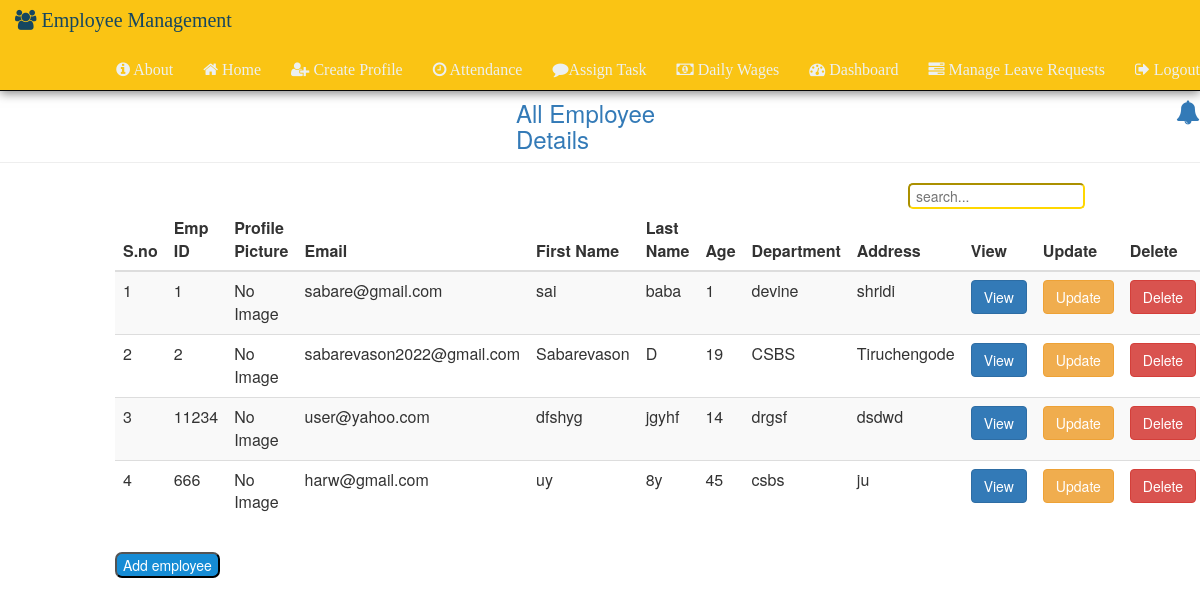
/home/ (signed in), run on the app's committed database.
### Admin_Panel/models.py (models this page shows, shortened)
class Emp_Data(models.Model):
    user = models.OneToOneField(User, on_delete=models.CASCADE, null=True, blank=True)
    EmpId=models.IntegerField(default="")
    Email=models.EmailField(max_length=50,default="")
    FirstName=models.CharField(max_length=50,default="")
    LastName=models.CharField(max_length=50,default="")
    Age=models.IntegerField(default="")
    Department=models.CharField(max_length=50,default="")
    Address=models.CharField(max_length=100,default="")
    ProfilePicture = models.ImageField(upload_to='profile_pictures/', null=True, blank=True)
    CTC = models.DecimalField(max_digits=10, decimal_places=2, default=0.00)
    GrossSalary = models.DecimalField(max_digits=10, decimal_places=2, default=0.00)

### Admin_Panel/views.py (the view, shortened to what this page needs)
# urls.py: path('home/',views.home,name="Home"),
def home(request):
    if request.user.is_superuser:
        mydata = Emp_Data.objects.all()
        return render(request, 'home.html', {'data': mydata})

### templates/Admin_Panel/home.html (shortened to what this page needs)
{% extends "index.html" %}
{% block content %}
    {% if user.is_authenticated and user.is_superuser %}
        <h3 class="page-header text-primary" style="padding-top: 5%; padding-left: 43%; display: flex;">All Employee Details
            <a href="{% url 'notify' %}" style="padding-left: 70%;">
            <i class="fa fa-bell shake-on-hover"></i>
        </a>
        </h3>
        <div class="d-flex justify-content-center pt-5">
            <div class="col-md-offset-1 col-md-10">
                {% if data %}
                <table class="table table-striped">
                    <input type="search" class="pull-right" id="search" placeholder=" search..." style="border-radius: 5px; border-color: gold; color: green;">
                    <thead>
                        <tr>
                            <th scope="col">S.no</th>
                            <th scope="col">Emp ID</th>
                            <th scope="col">Profile Picture</th>
                            <th scope="col">Email</th>
                            <th scope="col">First Name</th>
                            <th scope="col">Last Name</th>
                            <th scope="col">Age</th>
                            <th scope="col">Department</th>
                            <th scope="col">Address</th>
                            <th scope="col">View</th>
                            <th scope="col">Update</th>
                            <th scope="col">Delete</th>
                        </tr>
                    </thead>
                    <tbody id="table">
                        {% for rows in data %}
                        <tr>
                            <td>{{ forloop.counter }}</td>
                            <td>{{ rows.EmpId }}</td>
                            <td>
                                {% if rows.ProfilePicture %}
                                <img src="{{ rows.ProfilePicture.url }}" alt="Profile Picture" class="img-thumbnail" style="width:50px; height:50px;">
                                {% else %}
                                No Image
                                {% endif %}
                            </td>
                            <td>{{ rows.Email }}</td>
                            <td>{{ rows.FirstName }}</td>
                            <td>{{ rows.LastName }}</td>
                            <td>{{ rows.Age }}</td>
                            <td>{{ rows.Department }}</td>
                            <td>{{ rows.Address }}</td>
                            <td><a class="btn btn-primary" href="/view/{{ rows.id }}">View</a></td>
                            <td><a class="btn btn-warning" href="/update/{{ rows.id }}">Update</a></td>
                            <td><a class="btn btn-danger" href="/delete/{{ rows.id }}">Delete</a></td>
                        </tr>
                        {% endfor %}
                    </tbody>
                </table>
                <form action="{% url 'Add_Employee' %}" autocomplete="off" method="POST">
                    <input type="submit" value="Add employee" class="pull-left" style="background-color: rgb(22, 140, 213); color: white; margin-top: 10px; border-radius: 7px;">
                </form>
                {% endif %}
            </div>
        </div>
    {% endif %}
{% endblock %}

### data on the page
Emp_Data: EmpId "1", shows "No Image", Email "sabare@gmail.com", FirstName "sai", LastName "baba", Age "1", Department "devine", Address "shridi"
Emp_Data: EmpId "2", shows "No Image", Email "sabarevason2022@gmail.com", FirstName "Sabarevason", LastName "D", Age "19", Department "CSBS", Address "Tiruchengode"
Emp_Data: EmpId "11234", shows "No Image", Email "user@yahoo.com", FirstName "dfshyg", LastName "jgyhf", Age "14", Department "drgsf", Address "dsdwd"
Emp_Data: EmpId "666", shows "No Image", Email "harw@gmail.com", FirstName "uy", LastName "8y", Age "45", Department "csbs", Address "ju"
